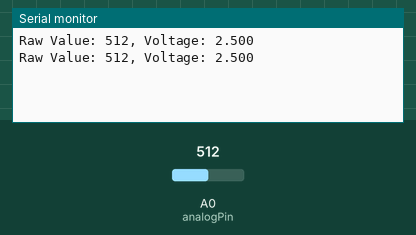
Bench run of a sketch on a simulated Arduino Uno, built with avr-gcc and run on an emulated ATmega328P. Parts: the last lines printed to the serial monitor. Inputs (shaded band) come from the test bench; at power-on: A0 (analogPin) = 512.

Above: at 1.8 s.
1.9 s: A0 (analogPin) set to 716
At 2.5 s:
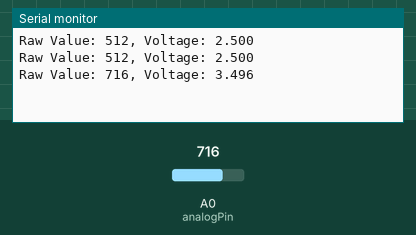
3.4 s: A0 (analogPin) set to 900
At 4.8 s:
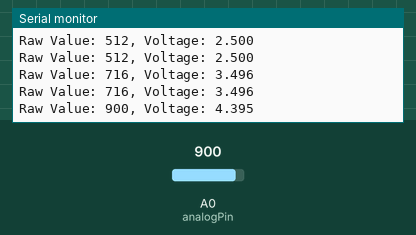
Timing chart, 0 to 6.4 s (numbered marks = the images above; inputs shaded):
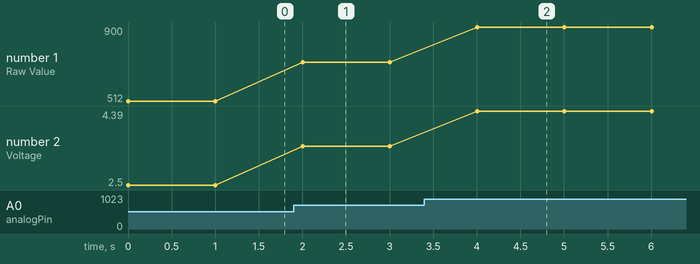

The sketch:

pH_sensor_Voltage.ino
```cpp
const int analogPin = A0;  // Analog pin connected to the pH sensor

void setup() {
  Serial.begin(9600);  // Initialize serial communication
}

void loop() {
  // Read analog voltage from pH sensor
  int rawValue = analogRead(analogPin);
  float voltage = rawValue * (5.0 / 1024.0);  // Convert to voltage

  // Print the raw value and voltage to the serial monitor
  Serial.print("Raw Value: ");
  Serial.print(rawValue);
  Serial.print(", Voltage: ");
  Serial.println(voltage, 3);  // Print voltage with 3 decimal places

  delay(1000);  // Add a delay to control the frequency of readings
}
```

Measured:
- after the input at 1.9 s, the serial monitor: prints a new line after 0.10 s (image 1)
- after the input at 3.4 s, the serial monitor: prints a new line after 0.60 s (image 2)
- plotted number 1: 512 → 716 after the input at 1.9 s, 716 → 900 after the input at 3.4 s
- plotted number 2: 2.5 → 3.5 after the input at 1.9 s, 3.5 → 4.39 after the input at 3.4 s
